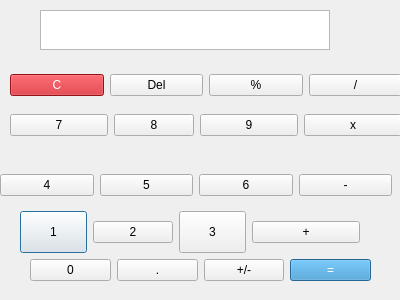
<?xml version="1.0" encoding="UTF-8"?>
<ui version="4.0">
 <class>calculatrice</class>
 <widget class="QDialog" name="calculatrice">
  <property name="geometry">
   <rect>
    <x>0</x>
    <y>0</y>
    <width>400</width>
    <height>300</height>
   </rect>
  </property>
  <property name="windowTitle">
   <string>Dialog</string>
  </property>
  <widget class="QWidget" name="layoutWidget">
   <property name="geometry">
    <rect>
     <x>20</x>
     <y>210</y>
     <width>340</width>
     <height>44</height>
    </rect>
   </property>
   <layout class="QHBoxLayout" name="horizontalLayout">
    <property name="bottomMargin">
     <number>0</number>
    </property>
    <item>
     <widget class="QPushButton" name="num1">
      <property name="sizePolicy">
       <sizepolicy hsizetype="Fixed" vsizetype="Fixed">
        <horstretch>0</horstretch>
        <verstretch>0</verstretch>
       </sizepolicy>
      </property>
      <property name="minimumSize">
       <size>
        <width>67</width>
        <height>42</height>
       </size>
      </property>
      <property name="maximumSize">
       <size>
        <width>67</width>
        <height>42</height>
       </size>
      </property>
      <property name="text">
       <string>1</string>
      </property>
      <attribute name="buttonGroup">
       <string notr="true">numberGroup</string>
      </attribute>
     </widget>
    </item>
    <item>
     <widget class="QPushButton" name="num2">
      <property name="sizePolicy">
       <sizepolicy hsizetype="Fixed" vsizetype="Fixed">
        <horstretch>0</horstretch>
        <verstretch>0</verstretch>
       </sizepolicy>
      </property>
      <property name="text">
       <string>2</string>
      </property>
      <attribute name="buttonGroup">
       <string notr="true">numberGroup</string>
      </attribute>
     </widget>
    </item>
    <item>
     <widget class="QPushButton" name="num3">
      <property name="sizePolicy">
       <sizepolicy hsizetype="Fixed" vsizetype="Fixed">
        <horstretch>0</horstretch>
        <verstretch>0</verstretch>
       </sizepolicy>
      </property>
      <property name="maximumSize">
       <size>
        <width>67</width>
        <height>42</height>
       </size>
      </property>
      <property name="text">
       <string>3</string>
      </property>
      <attribute name="buttonGroup">
       <string notr="true">numberGroup</string>
      </attribute>
     </widget>
    </item>
    <item>
     <widget class="QPushButton" name="actionPlus">
      <property name="text">
       <string>+</string>
      </property>
      <attribute name="buttonGroup">
       <string notr="true">actionGroup</string>
      </attribute>
     </widget>
    </item>
   </layout>
  </widget>
  <widget class="QWidget" name="layoutWidget_2">
   <property name="geometry">
    <rect>
     <x>30</x>
     <y>250</y>
     <width>341</width>
     <height>41</height>
    </rect>
   </property>
   <layout class="QHBoxLayout" name="horizontalLayout_4">
    <property name="rightMargin">
     <number>0</number>
    </property>
    <item>
     <widget class="QPushButton" name="num0">
      <property name="text">
       <string>0</string>
      </property>
      <attribute name="buttonGroup">
       <string notr="true">numberGroup</string>
      </attribute>
     </widget>
    </item>
    <item>
     <widget class="QPushButton" name="comma">
      <property name="text">
       <string>.</string>
      </property>
      <attribute name="buttonGroup">
       <string notr="true">actionGroup</string>
      </attribute>
     </widget>
    </item>
    <item>
     <widget class="QPushButton" name="actionSign">
      <property name="text">
       <string>+/-</string>
      </property>
      <attribute name="buttonGroup">
       <string notr="true">actionGroup</string>
      </attribute>
     </widget>
    </item>
    <item>
     <widget class="QPushButton" name="actionCalc">
      <property name="styleSheet">
       <string notr="true">background-color: #3490cd;
color: #ffffff;</string>
      </property>
      <property name="text">
       <string>=</string>
      </property>
      <attribute name="buttonGroup">
       <string notr="true">actionGroup</string>
      </attribute>
     </widget>
    </item>
   </layout>
  </widget>
  <widget class="QWidget" name="layoutWidget_3">
   <property name="geometry">
    <rect>
     <x>10</x>
     <y>110</y>
     <width>392</width>
     <height>30</height>
    </rect>
   </property>
   <layout class="QHBoxLayout" name="horizontalLayout_3">
    <item>
     <widget class="QPushButton" name="num7">
      <property name="text">
       <string>7</string>
      </property>
      <attribute name="buttonGroup">
       <string notr="true">numberGroup</string>
      </attribute>
     </widget>
    </item>
    <item>
     <widget class="QPushButton" name="num8">
      <property name="sizePolicy">
       <sizepolicy hsizetype="Fixed" vsizetype="Fixed">
        <horstretch>0</horstretch>
        <verstretch>0</verstretch>
       </sizepolicy>
      </property>
      <property name="text">
       <string>8</string>
      </property>
      <attribute name="buttonGroup">
       <string notr="true">numberGroup</string>
      </attribute>
     </widget>
    </item>
    <item>
     <widget class="QPushButton" name="num9">
      <property name="text">
       <string>9</string>
      </property>
      <attribute name="buttonGroup">
       <string notr="true">numberGroup</string>
      </attribute>
     </widget>
    </item>
    <item>
     <widget class="QPushButton" name="actionMul">
      <property name="text">
       <string>x</string>
      </property>
      <attribute name="buttonGroup">
       <string notr="true">actionGroup</string>
      </attribute>
     </widget>
    </item>
   </layout>
  </widget>
  <widget class="QLabel" name="displayPanel">
   <property name="geometry">
    <rect>
     <x>40</x>
     <y>10</y>
     <width>290</width>
     <height>40</height>
    </rect>
   </property>
   <property name="minimumSize">
    <size>
     <width>290</width>
     <height>40</height>
    </size>
   </property>
   <property name="maximumSize">
    <size>
     <width>16777215</width>
     <height>40</height>
    </size>
   </property>
   <property name="font">
    <font>
     <family>Open Sans</family>
     <pointsize>20</pointsize>
     <weight>50</weight>
     <italic>false</italic>
     <bold>false</bold>
     <kerning>true</kerning>
    </font>
   </property>
   <property name="layoutDirection">
    <enum>Qt::LeftToRight</enum>
   </property>
   <property name="styleSheet">
    <string notr="true">border: 1 solid #b8b8b8;
background-color: #fff;</string>
   </property>
   <property name="text">
    <string/>
   </property>
   <property name="scaledContents">
    <bool>true</bool>
   </property>
   <property name="alignment">
    <set>Qt::AlignRight|Qt::AlignTrailing|Qt::AlignVCenter</set>
   </property>
   <property name="wordWrap">
    <bool>true</bool>
   </property>
   <property name="textInteractionFlags">
    <set>Qt::TextSelectableByKeyboard|Qt::TextSelectableByMouse</set>
   </property>
  </widget>
  <widget class="QWidget" name="layoutWidget_4">
   <property name="geometry">
    <rect>
     <x>10</x>
     <y>70</y>
     <width>392</width>
     <height>30</height>
    </rect>
   </property>
   <layout class="QHBoxLayout" name="horizontalLayout_5">
    <item>
     <widget class="QPushButton" name="actionClear">
      <property name="styleSheet">
       <string notr="true">background-color: #cb1a21;
color: #ffffff;</string>
      </property>
      <property name="text">
       <string>C</string>
      </property>
      <attribute name="buttonGroup">
       <string notr="true">actionGroup</string>
      </attribute>
     </widget>
    </item>
    <item>
     <widget class="QPushButton" name="actionDel">
      <property name="text">
       <string>Del</string>
      </property>
      <attribute name="buttonGroup">
       <string notr="true">actionGroup</string>
      </attribute>
     </widget>
    </item>
    <item>
     <widget class="QPushButton" name="actionPercent">
      <property name="text">
       <string>%</string>
      </property>
      <attribute name="buttonGroup">
       <string notr="true">actionGroup</string>
      </attribute>
     </widget>
    </item>
    <item>
     <widget class="QPushButton" name="actionDiv">
      <property name="text">
       <string>/</string>
      </property>
      <attribute name="buttonGroup">
       <string notr="true">actionGroup</string>
      </attribute>
     </widget>
    </item>
   </layout>
  </widget>
  <widget class="QWidget" name="layoutWidget_5">
   <property name="geometry">
    <rect>
     <x>0</x>
     <y>170</y>
     <width>392</width>
     <height>30</height>
    </rect>
   </property>
   <layout class="QHBoxLayout" name="horizontalLayout_2">
    <item>
     <widget class="QPushButton" name="num4">
      <property name="text">
       <string>4</string>
      </property>
      <attribute name="buttonGroup">
       <string notr="true">numberGroup</string>
      </attribute>
     </widget>
    </item>
    <item>
     <widget class="QPushButton" name="num5">
      <property name="text">
       <string>5</string>
      </property>
      <attribute name="buttonGroup">
       <string notr="true">numberGroup</string>
      </attribute>
     </widget>
    </item>
    <item>
     <widget class="QPushButton" name="num6">
      <property name="text">
       <string>6</string>
      </property>
      <attribute name="buttonGroup">
       <string notr="true">numberGroup</string>
      </attribute>
     </widget>
    </item>
    <item>
     <widget class="QPushButton" name="actionMinus">
      <property name="text">
       <string>-</string>
      </property>
      <attribute name="buttonGroup">
       <string notr="true">actionGroup</string>
      </attribute>
     </widget>
    </item>
   </layout>
  </widget>
 </widget>
 <resources/>
 <connections/>
 <buttongroups>
  <buttongroup name="numberGroup"/>
  <buttongroup name="actionGroup"/>
 </buttongroups>
</ui>
